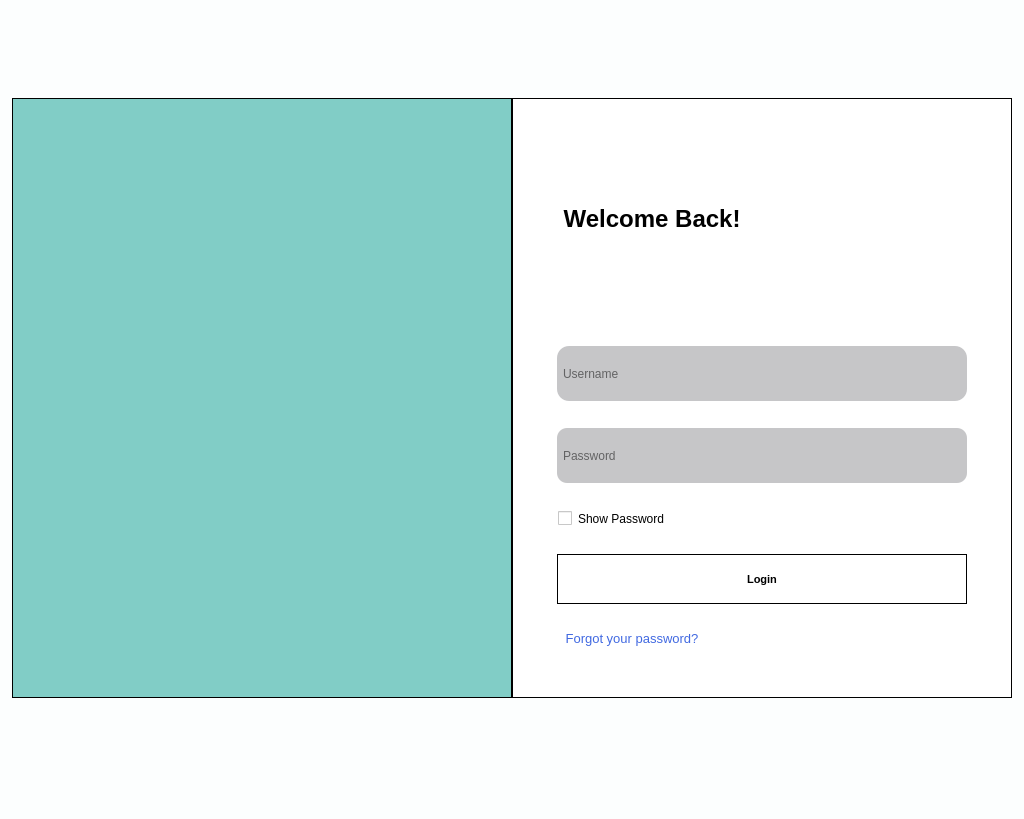
<?xml version="1.0" encoding="UTF-8"?>
<ui version="4.0">
 <class>MainWindow</class>
 <widget class="QMainWindow" name="MainWindow">
  <property name="geometry">
   <rect>
    <x>0</x>
    <y>0</y>
    <width>1024</width>
    <height>819</height>
   </rect>
  </property>
  <property name="windowTitle">
   <string>MainWindow</string>
  </property>
  <property name="styleSheet">
   <string notr="true">background-color: #FCFEFE;</string>
  </property>
  <property name="animated">
   <bool>true</bool>
  </property>
  <property name="documentMode">
   <bool>false</bool>
  </property>
  <widget class="QWidget" name="centralwidget">
   <layout class="QGridLayout" name="gridLayout_2">
    <item row="0" column="0">
     <layout class="QGridLayout" name="gridLayout">
      <property name="horizontalSpacing">
       <number>0</number>
      </property>
      <item row="0" column="0">
       <widget class="QWidget" name="widget_2" native="true">
        <property name="minimumSize">
         <size>
          <width>200</width>
          <height>0</height>
         </size>
        </property>
        <property name="maximumSize">
         <size>
          <width>500</width>
          <height>600</height>
         </size>
        </property>
        <property name="styleSheet">
         <string notr="true">QWidget {
    background-color: #81cdc6;
 border-style: solid;
    border-color: black;
    border-width: 1px;

}</string>
        </property>
        <layout class="QVBoxLayout" name="verticalLayout_2">
         <property name="leftMargin">
          <number>20</number>
         </property>
         <property name="topMargin">
          <number>0</number>
         </property>
         <property name="rightMargin">
          <number>20</number>
         </property>
         <property name="bottomMargin">
          <number>25</number>
         </property>
         <item>
          <widget class="QLabel" name="logo">
           <property name="minimumSize">
            <size>
             <width>420</width>
             <height>50</height>
            </size>
           </property>
           <property name="maximumSize">
            <size>
             <width>350</width>
             <height>290</height>
            </size>
           </property>
           <property name="styleSheet">
            <string notr="true">image: url(:/images/received_836614531712349.png);

border:none;</string>
           </property>
           <property name="frameShape">
            <enum>QFrame::NoFrame</enum>
           </property>
           <property name="frameShadow">
            <enum>QFrame::Plain</enum>
           </property>
           <property name="text">
            <string/>
           </property>
           <property name="scaledContents">
            <bool>false</bool>
           </property>
           <property name="margin">
            <number>0</number>
           </property>
          </widget>
         </item>
        </layout>
       </widget>
      </item>
      <item row="0" column="1">
       <widget class="QWidget" name="widget" native="true">
        <property name="minimumSize">
         <size>
          <width>200</width>
          <height>0</height>
         </size>
        </property>
        <property name="maximumSize">
         <size>
          <width>500</width>
          <height>16777215</height>
         </size>
        </property>
        <property name="autoFillBackground">
         <bool>false</bool>
        </property>
        <property name="styleSheet">
         <string notr="true">QWidget {
    background-color: #fff;
 border-style: solid;
    border-color: black;
    border-width: 1px;
}</string>
        </property>
        <property name="inputMethodHints">
         <set>Qt::ImhNone</set>
        </property>
        <layout class="QVBoxLayout" name="verticalLayout">
         <property name="leftMargin">
          <number>45</number>
         </property>
         <property name="topMargin">
          <number>0</number>
         </property>
         <property name="rightMargin">
          <number>45</number>
         </property>
         <property name="bottomMargin">
          <number>25</number>
         </property>
         <item>
          <widget class="QLabel" name="welcomeLabel">
           <property name="minimumSize">
            <size>
             <width>0</width>
             <height>10</height>
            </size>
           </property>
           <property name="maximumSize">
            <size>
             <width>16777215</width>
             <height>200</height>
            </size>
           </property>
           <property name="font">
            <font>
             <pointsize>18</pointsize>
             <weight>75</weight>
             <bold>true</bold>
            </font>
           </property>
           <property name="styleSheet">
            <string notr="true">border:none;</string>
           </property>
           <property name="text">
            <string> Welcome Back!</string>
           </property>
          </widget>
         </item>
         <item>
          <widget class="QLineEdit" name="username_input">
           <property name="minimumSize">
            <size>
             <width>200</width>
             <height>55</height>
            </size>
           </property>
           <property name="maximumSize">
            <size>
             <width>500</width>
             <height>55</height>
            </size>
           </property>
           <property name="font">
            <font>
             <family>Segoe UI</family>
            </font>
           </property>
           <property name="styleSheet">
            <string notr="true">
QLineEdit {
  background-color: #c6c6c8;
  padding: 4px;
  border: none;
border-radius:12px;
  position: relative;
  z-index: 0; /* We force a stacking context */
}
</string>
           </property>
           <property name="text">
            <string/>
           </property>
           <property name="frame">
            <bool>true</bool>
           </property>
           <property name="echoMode">
            <enum>QLineEdit::Normal</enum>
           </property>
           <property name="placeholderText">
            <string>Username</string>
           </property>
          </widget>
         </item>
         <item>
          <widget class="QLineEdit" name="password_input">
           <property name="minimumSize">
            <size>
             <width>200</width>
             <height>55</height>
            </size>
           </property>
           <property name="maximumSize">
            <size>
             <width>500</width>
             <height>55</height>
            </size>
           </property>
           <property name="font">
            <font>
             <family>Segoe UI</family>
            </font>
           </property>
           <property name="styleSheet">
            <string notr="true">
QLineEdit {
  background-color: #c6c6c8;
  padding:4px;
  border: none;
border-radius:10px;

  position: relative;
  z-index: 0; /* We force a stacking context */
}

QLineEdit::before {
  content: &quot;&quot;;
  position: absolute;
  z-index: -2;
  inset: -5px;
  transform: translate(10px, 8px);
  background: qlineargradient(x1:0, y1:0, x2:1, y2:0, stop: 0 rgb(198,198,200), stop: 1 rgb(204,204,206));
  filter: blur(10px);
}

QLineEdit::after {
  content: &quot;&quot;;
  position: absolute;
  z-index: -1;
  inset: 0;
  background: inherit;
  border: inherit;
  box-shadow: inherit;
}</string>
           </property>
           <property name="text">
            <string/>
           </property>
           <property name="frame">
            <bool>true</bool>
           </property>
           <property name="echoMode">
            <enum>QLineEdit::Password</enum>
           </property>
           <property name="placeholderText">
            <string>Password</string>
           </property>
          </widget>
         </item>
         <item>
          <widget class="QCheckBox" name="show_password_checkbox">
           <property name="maximumSize">
            <size>
             <width>500</width>
             <height>16777215</height>
            </size>
           </property>
           <property name="layoutDirection">
            <enum>Qt::LeftToRight</enum>
           </property>
           <property name="styleSheet">
            <string notr="true">border-color:white;
</string>
           </property>
           <property name="text">
            <string>Show Password</string>
           </property>
          </widget>
         </item>
         <item>
          <widget class="QPushButton" name="loginButton">
           <property name="minimumSize">
            <size>
             <width>200</width>
             <height>50</height>
            </size>
           </property>
           <property name="maximumSize">
            <size>
             <width>500</width>
             <height>16777215</height>
            </size>
           </property>
           <property name="font">
            <font>
             <family>Segoe UI</family>
             <pointsize>8</pointsize>
             <weight>75</weight>
             <bold>true</bold>
             <strikeout>false</strikeout>
            </font>
           </property>
           <property name="mouseTracking">
            <bool>true</bool>
           </property>
           <property name="tabletTracking">
            <bool>true</bool>
           </property>
           <property name="styleSheet">
            <string notr="true">QPushButton {
 background-color: #10cc94;
border-radius:12px;
color:#fff;
}
QPushButton#quit_button {
   background-color: green;
}
QPushButton::pressed {
background-color: #fff;
}
QpushButton{
border: 2px solid #555;
    border-radius: 20px;
    border-style: outset;
border-width:200px;
    
}
QPushButton:hover {
   background-color: #0a9c73;
   transition: background-color 0.5s cubic-bezier(0.4, 0, 0.2, 1);
}

border:none;
</string>
           </property>
           <property name="text">
            <string>Login</string>
           </property>
          </widget>
         </item>
         <item>
          <widget class="QPushButton" name="forgotButton">
           <property name="minimumSize">
            <size>
             <width>100</width>
             <height>0</height>
            </size>
           </property>
           <property name="maximumSize">
            <size>
             <width>150</width>
             <height>16777215</height>
            </size>
           </property>
           <property name="font">
            <font>
             <pointsize>10</pointsize>
            </font>
           </property>
           <property name="styleSheet">
            <string notr="true">QPushButton {
    background-color: transparent;
    border: none;
    color:#4169E1;
    padding: 0;
}

QPushButton:hover {
    text-decoration: underline;
}

QPushButton:pressed {
    color: #265C42;
}
</string>
           </property>
           <property name="text">
            <string>Forgot your password?</string>
           </property>
          </widget>
         </item>
        </layout>
       </widget>
      </item>
     </layout>
    </item>
   </layout>
  </widget>
  <widget class="QStatusBar" name="statusbar"/>
 </widget>
 <resources>
  <include location="logo.qrc"/>
 </resources>
 <connections/>
</ui>
